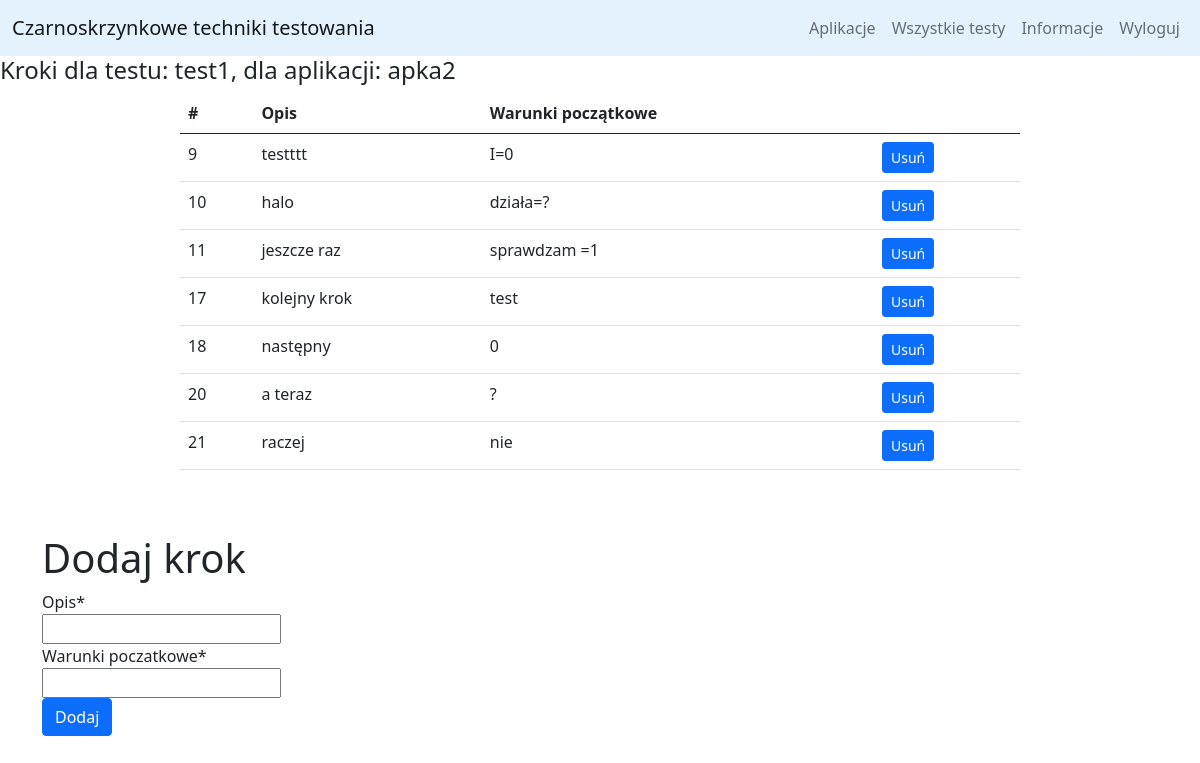
/apptesting/show_steps/1 (signed in), run on the app's committed database.
### mysite/models.py (models this page shows)
class Test(models.Model):
    app = models.ForeignKey(Application, on_delete=models.CASCADE)
    name = models.CharField(max_length=200)
    result = models.CharField(max_length=500)
    date = models.DateField(auto_now_add=True)

class Application(models.Model):
    owner = models.ForeignKey(User, on_delete=models.CASCADE)
    name = models.CharField(max_length=200)

class TestStep(models.Model):
    test = models.ForeignKey(Test, on_delete=models.CASCADE)
    description = models.CharField(max_length=500)
    requirements = models.CharField(max_length=500)

### mysite/views.py (the view, shortened to what this page needs)
# urls.py: path("show_steps/<int:id>", views.show_steps, name="show_steps"),
def show_steps(request, id):
    if request.user.is_authenticated:
        test_ = Test.objects.get(pk=id)
        if test_.app.owner == request.user:
            form = NewStepForm()
            if test_.app.owner == request.user:
                steps = TestStep.objects.filter(test=test_)
                return render(request, template_name='mysite/steps.html',
                              context={'form': form, 'steps': steps, 'test_name': test_.name,
                                       'app_name': test_.app.name})
    return HttpResponseForbidden()

### mysite/forms.py
class NewStepForm(forms.Form):
	description = forms.CharField(label="Opis", max_length=500)
	requirements = forms.CharField(label="Warunki poczatkowe", max_length=500)

### mysite/templates/mysite/steps.html
{% extends "mysite/add_step.html" %}
{% block tables %}
<h4>Kroki dla testu: {{test_name}}, dla aplikacji: {{app_name}}</h4>
<div class="d-flex justify-content-center">
<table class="table table-hover" style="width: 70%;">
    <thead>
      <tr>
        <th scope="col">#</th>
        <th scope="col">Opis</th>
        <th scope="col">Warunki początkowe</th>
        <th></th>
      </tr>
    </thead>
    <tbody>
        {% for step in steps %}
         <tr>
            <td>{{step.id}}</td>
            <td>{{step.description}}</td>
            <td>{{step.requirements}}</td>
            <td>
              <a href="/19_lada/apptesting/apptesting/delete_step/{{step.test.id}}/{{step.id}}"><button type="button" class="btn btn-primary btn-sm">Usuń</button></a>
            </td>
         </tr>
        {% endfor %}
    </tbody>
</table>
</div>
{% endblock %}

### data on the page
Test: name "test1"
Application: name "apka2"
TestStep: id "9", description "testttt", requirements "I=0"
TestStep: id "10", description "halo", requirements "działa=?"
TestStep: id "11", description "jeszcze raz", requirements "sprawdzam =1"
TestStep: id "17", description "kolejny krok", requirements "test"
TestStep: id "18", description "następny", requirements "0"
TestStep: id "20", description "a teraz", requirements "?"
TestStep: id "21", description "raczej", requirements "nie"
